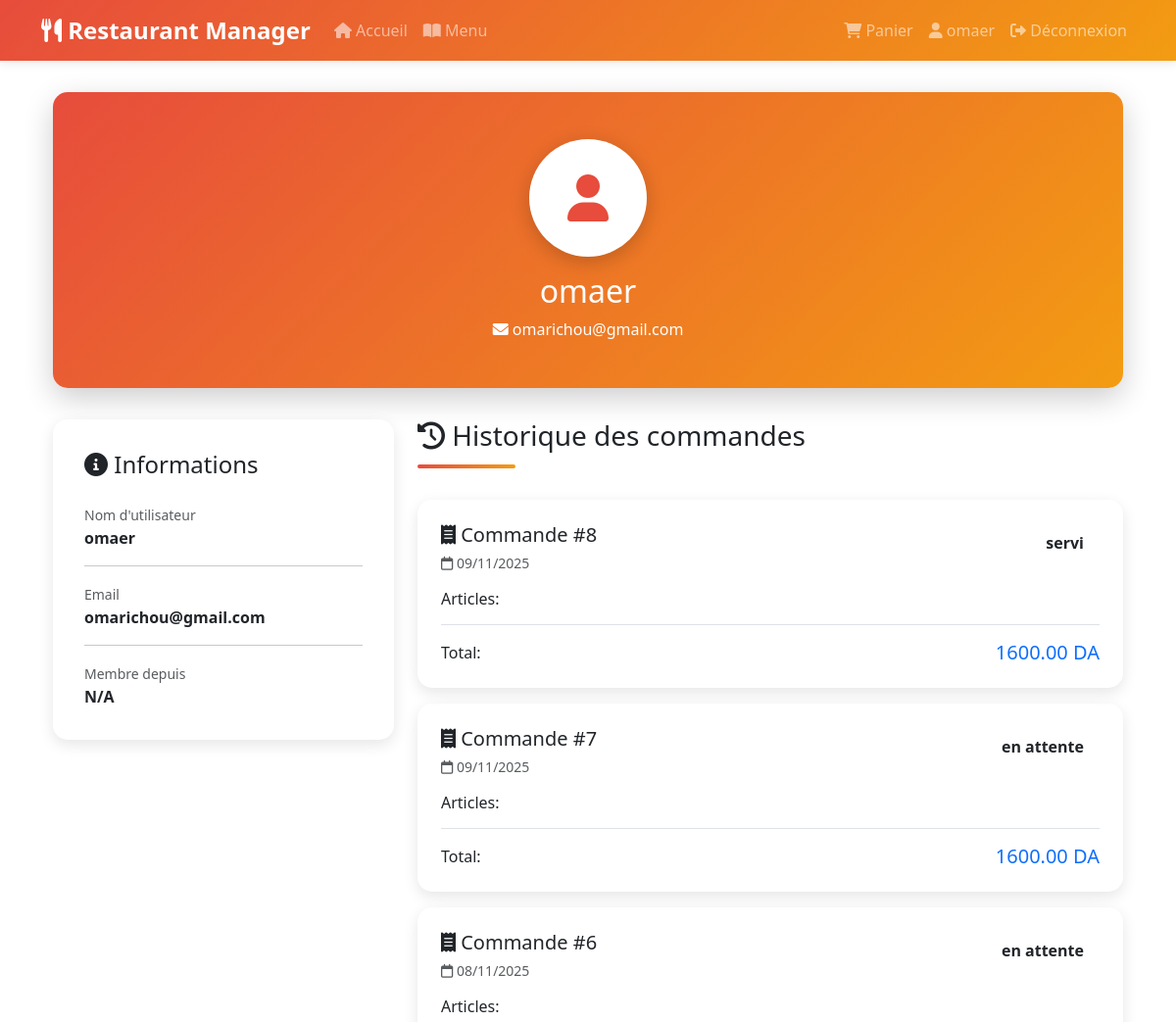
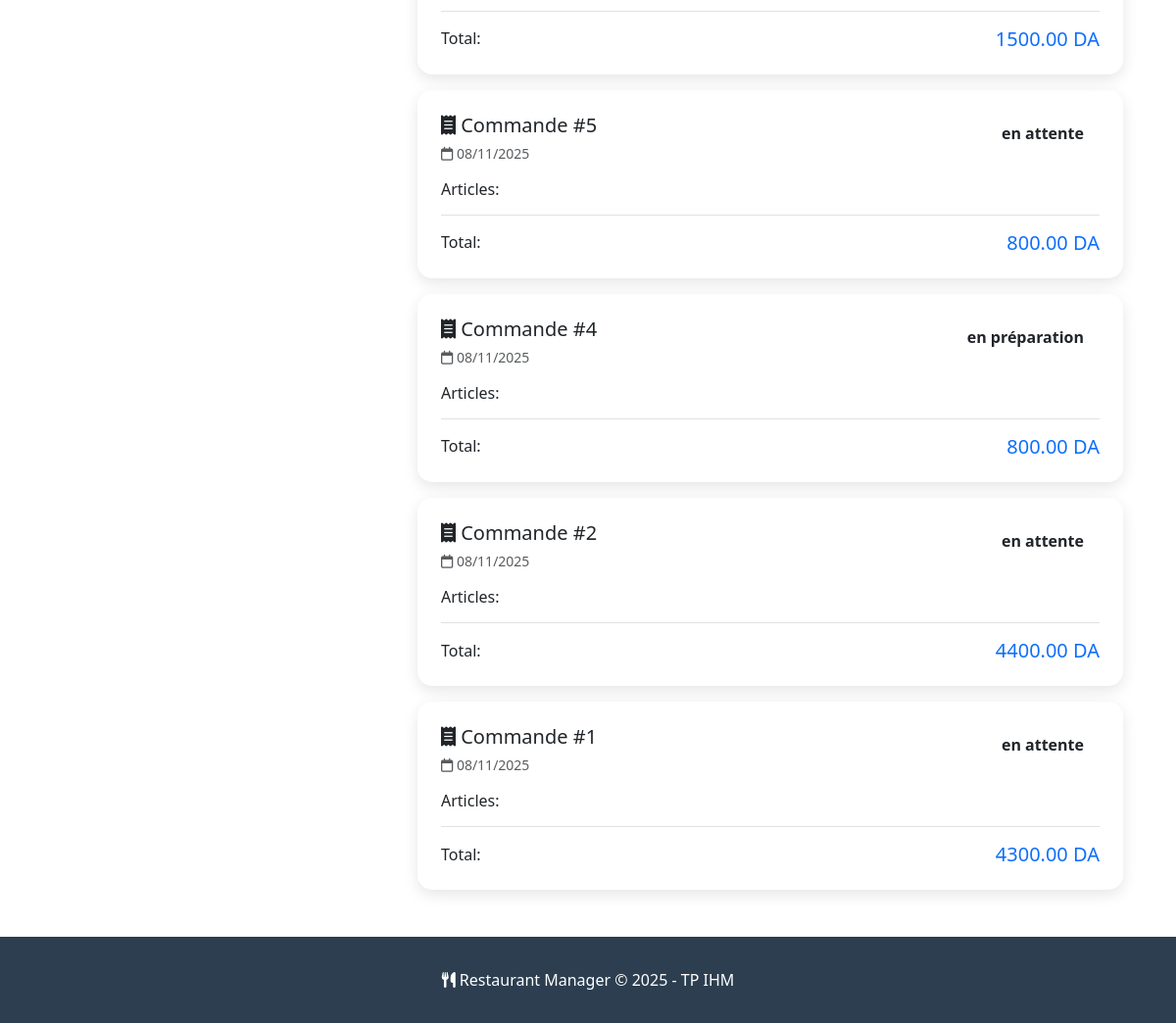
Screenshot of /profile (signed in) with the database file from the repository (2 pictures, top to bottom).
### models.py (models this page shows, shortened)
class User(db.Model):
    __tablename__ = 'users'
    id = db.Column(db.Integer, primary_key=True)
    username = db.Column(db.String(50), nullable=False)
    email = db.Column(db.String(100), nullable=False, unique=True)
    password = db.Column(db.String(200), nullable=False)
    is_admin = db.Column(db.Boolean, default=False, nullable=False)
    created_at = db.Column(db.DateTime, default=datetime.utcnow)
    orders = db.relationship('Order', backref='user', lazy=True)

class Order(db.Model):
    __tablename__ = 'orders'
    id = db.Column(db.Integer, primary_key=True)
    user_id = db.Column(db.Integer, db.ForeignKey('users.id'), nullable=False)
    status = db.Column(db.String(50), nullable=False)
    total_amount = db.Column(db.Numeric(10, 2), nullable=False)
    created_at = db.Column(db.DateTime, default=datetime.utcnow)
    items = db.relationship('OrderItem', backref='order', lazy=True)

### app.py (the view)
@app.route('/profile')
@login_required
def profile():
    user = User.query.get_or_404(session['user_id'])
    user_orders = Order.query.filter_by(user_id=session['user_id']).order_by(Order.created_at.desc()).all()
    return render_template('profile.html', user=user, orders=user_orders)

### app.py (called while the page is built)
def login_required(f):
    @wraps(f)
    def decorated_function(*args, **kwargs):
        if 'user_id' not in session:
            flash('Veuillez vous connecter pour accéder à cette page.', 'warning')
            return redirect(url_for('login'))
        return f(*args, **kwargs)
    return decorated_function

### templates/profile.html (shortened to what this page needs)
{% extends "layout.html" %}
{% block content %}
<div class="container">
    {% if user %}
    <div class="profile-header text-center">
        <div class="profile-avatar">
            <i class="fas fa-user"></i>
        </div>
        <h2>{{ user.username }}</h2>
        <p class="mb-0"><i class="fas fa-envelope"></i> {{ user.email }}</p>
    </div>
    <div class="row">
        <div class="col-lg-4">
            <div class="info-card">
                <h4 class="mb-4"><i class="fas fa-info-circle"></i> Informations</h4>
                <div class="mb-3">
                    <small class="text-muted">Nom d'utilisateur</small>
                    <p class="fw-bold mb-0">{{ user.username }}</p>
                </div>
                <hr>
                <div class="mb-3">
                    <small class="text-muted">Email</small>
                    <p class="fw-bold mb-0">{{ user.email }}</p>
                </div>
                <hr>
                <div>
                    <small class="text-muted">Membre depuis</small>
                    <p class="fw-bold mb-0">{{ user.created_at.strftime('%d/%m/%Y') if user.created_at else 'N/A' }}</p>
                </div>
            </div>
        </div>
        <div class="col-lg-8">
            <h3 class="section-title">
                <i class="fas fa-history"></i> Historique des commandes
            </h3>
            {% if orders %}
                {% for order in orders %}
                <div class="order-card" style="animation-delay: {{ loop.index * 0.1 }}s">
                    <div class="d-flex justify-content-between align-items-start mb-3">
                        <div>
                            <h5 class="mb-1">
                                <i class="fas fa-receipt"></i> Commande #{{ order.id }}
                            </h5>
                            <small class="text-muted">
                                <i class="far fa-calendar"></i> {{ order.created_at.strftime('%d/%m/%Y') if order.created_at else 'N/A' }}
                            </small>
                        </div>
                        <span class="status-badge status-{{ order.status.lower().replace(' ', '-') if order.status else 'pending' }}">
                            {{ order.status or 'En attente' }}
                        </span>
                    </div>
                    {% if order.items %}
                    <div class="mb-3">
                        <h6 class="mb-2">Articles:</h6>
                    </div>
                    {% endif %}
                    <div class="d-flex justify-content-between align-items-center pt-3 border-top">
                        <h6 class="mb-0">Total:</h6>
                        <h5 class="mb-0 text-primary">{{ "%.2f"|format(order.total_amount) }} DA</h5>
                    </div>
                </div>
                {% endfor %}
            {% endif %}
        </div>
    </div>
    {% else %}
    <div class="alert alert-warning">
        <i class="fas fa-exclamation-triangle"></i> Impossible de charger les informations du profil.
    </div>
    {% endif %}
</div>
{% endblock %}

### templates/layout.html (shortened to what this page needs)
<!DOCTYPE html>
<html lang="fr">
<head>
    <link href="https://cdn.jsdelivr.net/npm/bootstrap@5.3.0/dist/css/bootstrap.min.css" rel="stylesheet">
    <link rel="stylesheet" href="https://cdnjs.cloudflare.com/ajax/libs/font-awesome/6.0.0/css/all.min.css">
</head>
<body>
    <nav class="navbar navbar-expand-lg navbar-dark">
        <div class="container">
            <a class="navbar-brand" href="{{ url_for('index') }}">
                <i class="fas fa-utensils"></i> Restaurant Manager
            </a>
            <div class="collapse navbar-collapse" id="navbarNav">
                <ul class="navbar-nav me-auto">
                    <li class="nav-item">
                        <a class="nav-link" href="{{ url_for('index') }}">
                            <i class="fas fa-home"></i> Accueil
                        </a>
                    </li>
                    <li class="nav-item">
                        <a class="nav-link" href="{{ url_for('dishes_view') }}">
                            <i class="fas fa-book-open"></i> Menu
                        </a>
                    </li>
                </ul>
                <ul class="navbar-nav">
                    {% if session.get('user_id') %}
                    <li class="nav-item position-relative">
                        <a class="nav-link" href="{{ url_for('cart') }}">
                            <i class="fas fa-shopping-cart"></i> Panier
                        </a>
                    </li>
                    <li class="nav-item">
                        <a class="nav-link" href="{{ url_for('profile') }}">
                            <i class="fas fa-user"></i> {{ session.username }}
                        </a>
                    </li>
                    <li class="nav-item">
                        <a class="nav-link" href="{{ url_for('logout') }}">
                            <i class="fas fa-sign-out-alt"></i> Déconnexion
                        </a>
                    </li>
                    {% endif %}
                </ul>
            </div>
        </div>
    </nav>
    <main class="main-content">
        <div class="container">
            {% block content %}{% endblock %}
        </div>
    </main>
    <footer>
        <div class="container text-center">
            <p class="mb-0">
                <i class="fas fa-utensils"></i> Restaurant Manager &copy; 2025 - TP IHM
            </p>
        </div>
    </footer>
</body>
</html>

### templates/layout.html (style rules this page uses)
:root { --primary-color: #e74c3c; --secondary-color: #2c3e50; --accent-color: #f39c12; }
body { font-family: 'Segoe UI', Tahoma, Geneva, Verdana, sans-serif; min-height: 100vh; display: flex; flex-direction: column; }
.navbar { background: linear-gradient(135deg, var(--primary-color), var(--accent-color)); box-shadow: 0 2px 10px rgba(0,0,0,0.1); }
.navbar-brand { font-weight: bold; font-size: 1.5rem; }
.nav-link { transition: all 0.3s ease; position: relative; }
.nav-link::after { content: ''; position: absolute; bottom: 0; left: 50%; width: 0; height: 2px; background: white; transition: all 0.3s ease; transform: translateX(-50%); }
.main-content { flex: 1; padding: 2rem 0; }
footer { background: var(--secondary-color); color: white; padding: 2rem 0; margin-top: auto; }

### templates/profile.html (style rules this page uses)
.profile-header { background: linear-gradient(135deg, var(--primary-color), var(--accent-color)); color: white; padding: 3rem 0; border-radius: 15px; margin-bottom: 2rem; box-shadow: 0 10px 30px rgba(0,0,0,0.2); animation: fadeIn 0.5s ease; }
.profile-avatar { width: 120px; height: 120px; background: white; border-radius: 50%; display: flex; align-items: center; justify-content: center; font-size: 3rem; color: var(--primary-color); margin: 0 auto 1rem; box-shadow: 0 5px 20px rgba(0,0,0,0.2); animation: pulse 2s infinite; }
.info-card { background: white; border: none; border-radius: 15px; padding: 2rem; box-shadow: 0 5px 15px rgba(0,0,0,0.1); margin-bottom: 2rem; animation: slideUp 0.5s ease; }
.order-card { border: none; border-radius: 15px; padding: 1.5rem; margin-bottom: 1rem; box-shadow: 0 5px 15px rgba(0,0,0,0.1); transition: all 0.3s ease; animation: slideIn 0.5s ease; }
.status-badge { padding: 0.5rem 1rem; border-radius: 20px; font-weight: bold; display: inline-block; }
.section-title { position: relative; padding-bottom: 1rem; margin-bottom: 2rem; }
.section-title::after { content: ''; position: absolute; bottom: 0; left: 0; width: 100px; height: 4px; background: linear-gradient(90deg, var(--primary-color), var(--accent-color)); border-radius: 2px; }

### rows the page displays
User: username "omaer", email "omarichou@gmail.com", created_at "N/A"
Order: id "8", created_at "09/11/2025", status "servi", total_amount "1600.00"
Order: id "7", created_at "09/11/2025", status "en attente", total_amount "1600.00"
Order: id "6", created_at "08/11/2025", status "en attente", total_amount "1500.00"
Order: id "5", created_at "08/11/2025", status "en attente", total_amount "800.00"
Order: id "4", created_at "08/11/2025", status "en préparation", total_amount "800.00"
Order: id "2", created_at "08/11/2025", status "en attente", total_amount "4400.00"
Order: id "1", created_at "08/11/2025", status "en attente", total_amount "4300.00"
